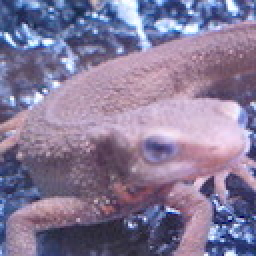
#> input picture assets/imori.jpg, 128 x 128 px (shown 2 times larger)
$ jupyter execute Morphology.ipynb
#> lines starting #> are read from the running program, lines starting #| are printed output that depends on the picture; after the words box and inside, x2 and y2 are one past the last pixel; in counts of white or black regions, pixels touching at a corner belong together
[cell 1]
import cv2
import numpy as np
from matplotlib import pyplot as plt

[cell 2]
img = cv2.imread("../assets/imori.jpg", 0)
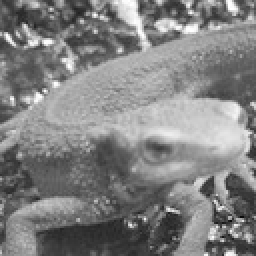
#> img: shape (128, 128) (shown 2 times larger); min 8, max 255, mean 129.1
ret, thresh = cv2.threshold(img, 0, 255, cv2.THRESH_BINARY + cv2.THRESH_OTSU)
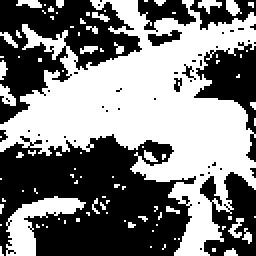
#> thresh: shape (128, 128) (shown 2 times larger); 49.5% white; 93 white regions (80 under 20 px), largest, box (x1, y1, x2, y2) and area: (0, 0, 128, 128) 6947, (3, 98, 43, 128) 483, (0, 42, 8, 53) 50
#> ret = 129
edges = cv2.Canny(img, 100, 200)
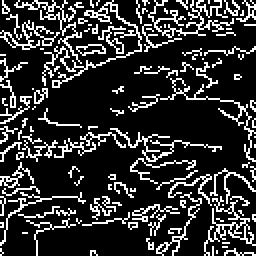
#> edges: shape (128, 128) (shown 2 times larger); 19.5% white in thin lines or dots
plt.figure(figsize=(10,10))
plt.subplot(131),plt.imshow(img, cmap="gray")
plt.subplot(132),plt.imshow(thresh, cmap="gray")
plt.subplot(133),plt.imshow(edges, cmap="gray")
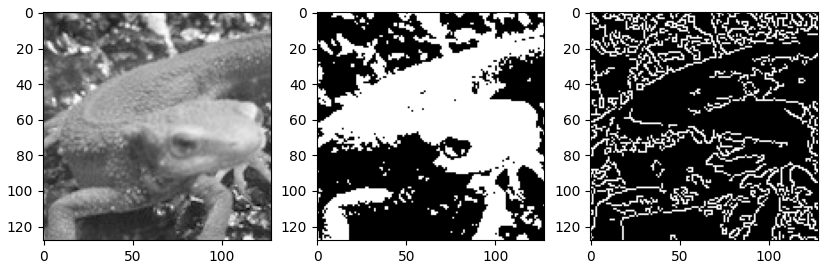
#> figure drawn by matplotlib, 3 panels

[cell 3]
kernel = np.array([[0, 1, 0],
                             [1, 0, 1],
                             [0, 1, 0]]).astype(np.uint8)

[cell 4]
# Dilation
dilation = cv2.dilate(thresh, kernel, iterations=2)
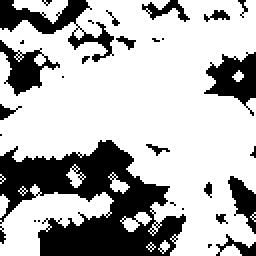
#> dilation: shape (128, 128) (shown 2 times larger); 70.9% white; 30 black regions (18 under 20 px), largest, box (x1, y1, x2, y2) and area: (0, 70, 93, 128) 2814, (0, 0, 57, 31) 541, (102, 26, 128, 58) 429
# Erosion
erosion = cv2.erode(thresh, kernel, iterations=2)
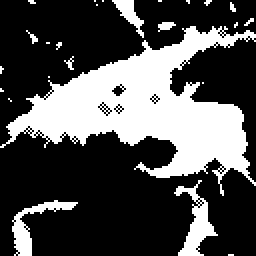
#> erosion: shape (128, 128) (shown 2 times larger); 30.8% white; 25 white regions (20 under 20 px), largest, box (x1, y1, x2, y2) and area: (0, 13, 128, 98) 4268, (87, 90, 109, 128) 298, (6, 100, 39, 128) 246, (56, 0, 72, 19) 114, (79, 11, 88, 16) 28
# Opening
opening = cv2.morphologyEx(thresh, cv2.MORPH_OPEN, kernel)
#> opening: shape (128, 128); 46.2% white; 32 white regions (23 under 20 px), largest, box (x1, y1, x2, y2) and area: (0, 0, 128, 128) 6568, (4, 98, 42, 128) 461, (11, 12, 33, 29) 126
# Closing
closing = cv2.morphologyEx(edges, cv2.MORPH_CLOSE, kernel)
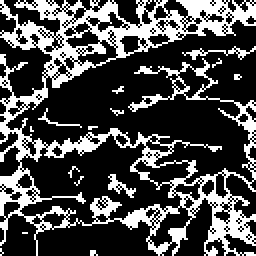
#> closing: shape (128, 128) (shown 2 times larger); 29% white in thin lines or dots
# Gradient
gradient = cv2.morphologyEx(thresh, cv2.MORPH_GRADIENT, kernel)
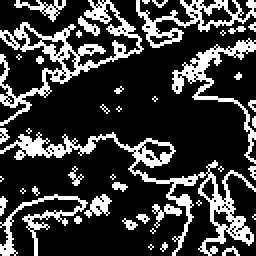
#> gradient: shape (128, 128) (shown 2 times larger); 23.4% white in thin lines or dots
# Tophat
tophat = cv2.morphologyEx(thresh, cv2.MORPH_TOPHAT, kernel, iterations=3)
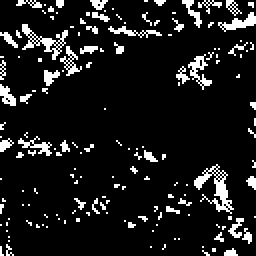
#> tophat: shape (128, 128) (shown 2 times larger); 10.4% white in thin lines or dots
# Blackhat
blackhat = cv2.morphologyEx(thresh, cv2.MORPH_BLACKHAT, kernel, iterations=3)
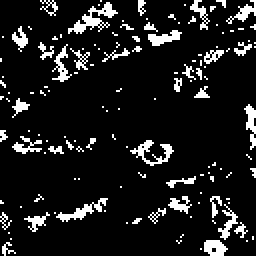
#> blackhat: shape (128, 128) (shown 2 times larger); 10.7% white in thin lines or dots

[cell 5]
# Titles
titles = ["Dilation", "Erosion", "Opening", "Closing", "Gradient", "Tophat", "Blackhat"]
# Figures in list
figures = [dilation, erosion, opening, closing, gradient, tophat, blackhat]

[cell 6]
fig = plt.figure(figsize=(10,10))
for i in range(0,7):
    fig.add_subplot(3,3,i+1)
    plt.title(titles[i], fontsize=15)
    plt.tight_layout()
    plt.imshow(figures[i], cmap="gray")
